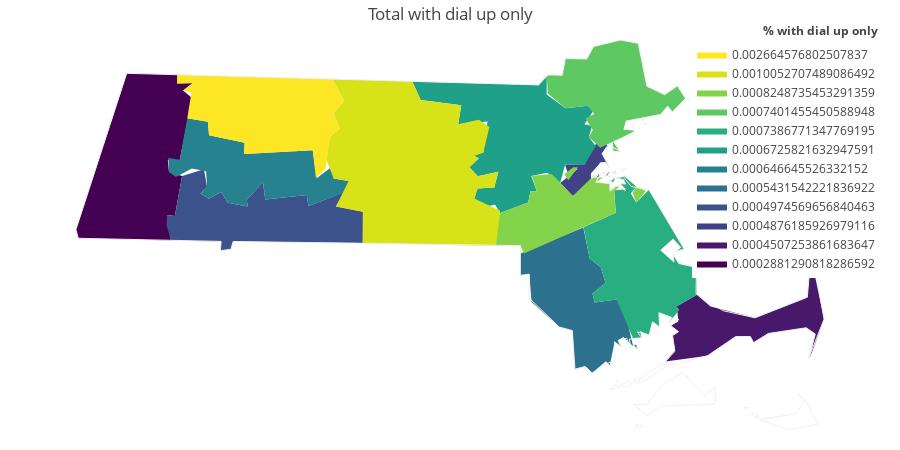

The cell this chart's notebook holds for it:
### Code cell
fig = ff.create_choropleth(fips=new_df.index, 
                           scope=['Massachusetts'],
                           values=new_df.dial_up_only, 
                           title='Total with dial up only', 
                           legend_title='% with dial up only')
fig.layout.template = None
fig.show()
